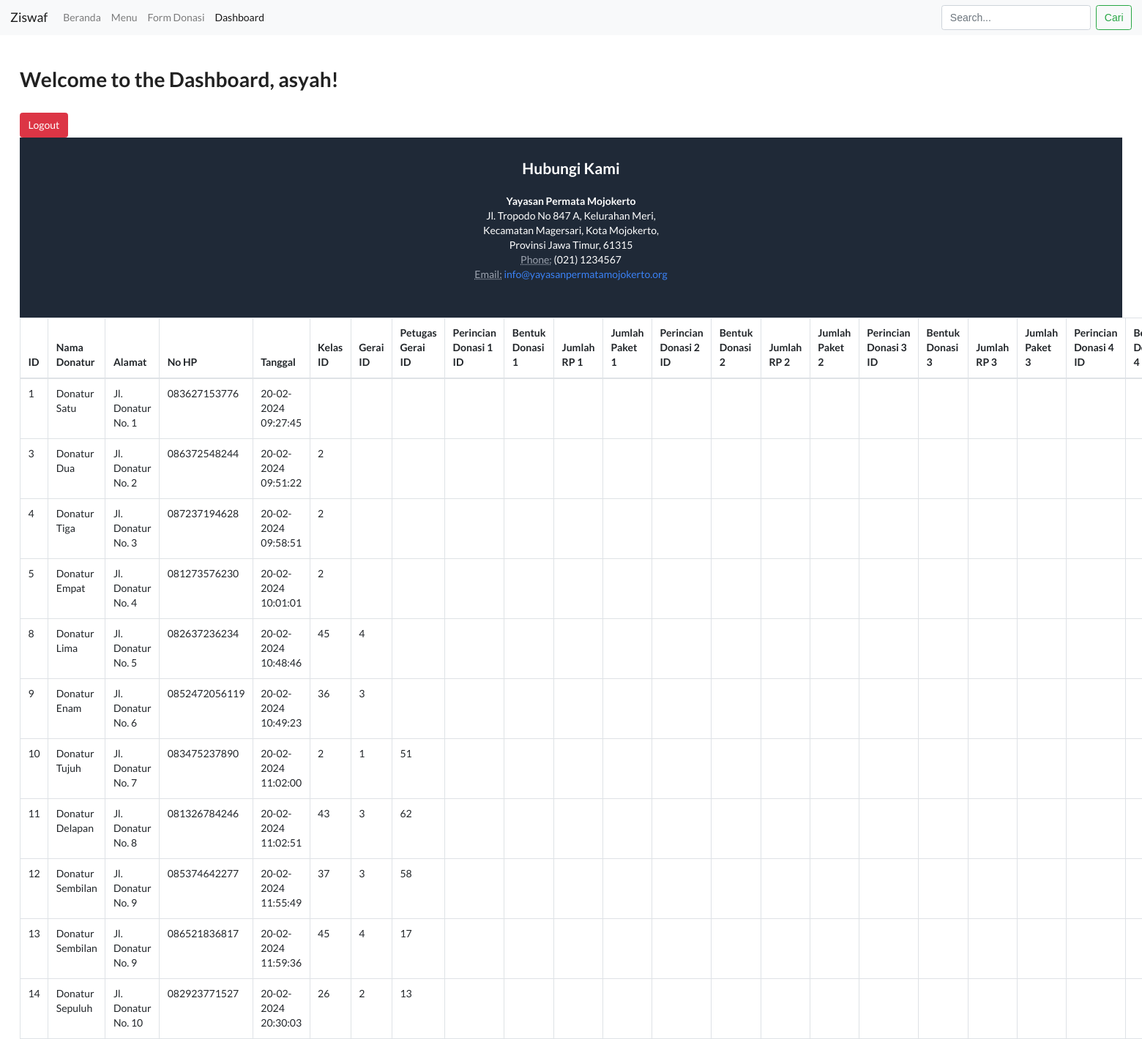
/dashboard.php (signed in), run on the app's committed database.
### tables this page shows
CREATE TABLE IF NOT EXISTS `donasi` (
`id` int(11) NOT NULL,
  `nama_donatur` varchar(255) NOT NULL,
  `alamat` text NOT NULL,
  `no_hp` varchar(30) NOT NULL,
  `tanggal` datetime NOT NULL,
  `kelas_id` int(11) DEFAULT NULL,
  `gerai_id` int(11) DEFAULT NULL,
  `petugas_gerai_id` int(11) DEFAULT NULL,
  `perincian_donasi_1_id` int(11) DEFAULT NULL,
  `bentuk_donasi_1` varchar(50) DEFAULT NULL,
  `jumlah_rp_1` int(11) DEFAULT NULL,
  `jumlah_paket_1` int(11) DEFAULT NULL,
  `perincian_donasi_2_id` int(11) DEFAULT NULL,
  `bentuk_donasi_2` varchar(50) DEFAULT NULL,
  `jumlah_rp_2` int(11) DEFAULT NULL,
  `jumlah_paket_2` int(11) DEFAULT NULL,
  `perincian_donasi_3_id` int(11) DEFAULT NULL,
  `bentuk_donasi_3` varchar(50) DEFAULT NULL,
  `jumlah_rp_3` int(11) DEFAULT NULL,
  `jumlah_paket_3` int(11) DEFAULT NULL,
  `perincian_donasi_4_id` int(11) DEFAULT NULL,
  `bentuk_donasi_4` varchar(50) DEFAULT NULL,
  `jumlah_rp_4` int(11) DEFAULT NULL,
  `jumlah_paket_4` int(11) DEFAULT NULL,
  `perincian_donasi_5_id` int(11) DEFAULT NULL,
  `bentuk_donasi_5` varchar(50) DEFAULT NULL,
  `jumlah_rp_5` int(11) DEFAULT NULL,
  `jumlah_paket_5` int(11) DEFAULT NULL,
  `cara_pembayaran` varchar(50) DEFAULT NULL,
  `bukti_pembayaran` text,
  `total_rp` int(11) DEFAULT NULL,
  `total_paket` int(11) DEFAULT NULL,
  `keterangan` text
);

### dashboard.php (the view, shortened to what this page needs)
<?php
$servername = "localhost";
$username = "root";
$password = "";
$dbname = "dbaseziswaf";
$conn = new mysqli($servername, $username, $password, $dbname);
$sql = "SELECT * FROM donasi";
$result = mysqli_query($conn, $sql);
?>
<!DOCTYPE html>
<html>
<head>
    <link rel="stylesheet" href="https://cdn.jsdelivr.net/npm/bootstrap@4.5.2/dist/css/bootstrap.min.css">
    <link rel="stylesheet" href="https://stackpath.bootstrapcdn.com/bootstrap/4.4.1/css/bootstrap.min.css">
    <link rel="stylesheet" href="https://stackpath.bootstrapcdn.com/bootstrap/4.5.2/css/bootstrap.min.css">
    <link rel="stylesheet" href="https://cdn.jsdelivr.net/npm/tailwindcss@2.0.2/dist/tailwind.min.css">
    <link rel="stylesheet" href=" https://cdn.jsdelivr.net/npm/semantic-ui@2.4.2/dist/semantic.min.css">
</head>
<body>
    <nav class="navbar navbar-expand-lg navbar-light bg-light">
        <a class="navbar-brand" href="#">Ziswaf</a>
            <ul class="navbar-nav">
                <li class="nav-item">
                    <a class="nav-link" href="index.php">Beranda</a>
                </li>
                <li class="nav-item">
                    <a class="nav-link" href="menu.php">Menu</a>
                </li>
                <li class="nav-item">
                    <a class="nav-link" href="form_donasi.php">Form Donasi</a>
                </li>
                <li class="nav-item active">
                    <a class="nav-link" href="dashboard_signup.php">Dashboard <span class="sr-only">(current)</span></a>
                </li>
            </ul>
        <div class="collapse navbar-collapse" id="navbarNav">
            <form class="form-inline ml-auto">
                <input class="form-control mr-sm-2" type="text" placeholder="Search...">
                <button class="btn btn-outline-success my-2 my-sm-0" type="submit">Cari</button>
            </form>
        </div>
    </nav>
    <div class="container mt-5">
        <h1>Welcome to the Dashboard, <?php echo $_SESSION['username']; ?>!</h1>
        <table class="table table-bordered">
            <thead>
                <tr>
                    <th>ID</th>
                    <th>Nama Donatur</th>
                    <th>Alamat</th>
                    <th>No HP</th>
                    <th>Tanggal</th>
                    <th>Kelas ID</th>
                    <th>Gerai ID</th>
                    <th>Petugas Gerai ID</th>
                    <th>Perincian Donasi 1 ID</th>
                    <th>Bentuk Donasi 1</th>
                    <th>Jumlah RP 1</th>
                    <th>Jumlah Paket 1</th>
                    <th>Perincian Donasi 2 ID</th>
                    <th>Bentuk Donasi 2</th>
                    <th>Jumlah RP 2</th>
                    <th>Jumlah Paket 2</th>
                    <th>Perincian Donasi 3 ID</th>
                    <th>Bentuk Donasi 3</th>
                    <th>Jumlah RP 3</th>
                    <th>Jumlah Paket 3</th>
                    <th>Perincian Donasi 4 ID</th>
                    <th>Bentuk Donasi 4</th>
                </tr>
            </thead>
            <tbody>
                <?php
                if (mysqli_num_rows($result) > 0) {
                    while ($row = mysqli_fetch_assoc($result)) {
                        echo "<tr>";
                        echo "<td>" . $row['id'] . "</td>";
                        echo "<td>" . $row['nama_donatur'] . "</td>";
                        echo "<td>" . $row['alamat'] . "</td>";
                        echo "<td>" . $row['no_hp'] . "</td>";
                        echo "<td>" . date('d-m-Y H:i:s', strtotime($row['tanggal'])) . "</td>";
                        echo "<td>" . $row['kelas_id'] . "</td>";
                        echo "<td>" . $row['gerai_id'] . "</td>";
                        echo "<td>" . $row['petugas_gerai_id'] . "</td>";
                        echo "<td>" . $row['perincian_donasi_1_id'] . "</td>";
                        echo "<td>" . $row['bentuk_donasi_1'] . "</td>";
                        echo "<td>" . $row['jumlah_rp_1'] . "</td>";
                        echo "<td>" . $row['jumlah_paket_1'] . "</td>";
                        echo "<td>" . $row['perincian_donasi_2_id'] . "</td>";
                        echo "<td>" . $row['bentuk_donasi_2'] . "</td>";
                        echo "<td>" . $row['jumlah_rp_2'] . "</td>";
                        echo "<td>" . $row['jumlah_paket_2'] . "</td>";
                        echo "<td>" . $row['perincian_donasi_3_id'] . "</td>";
                        echo "<td>" . $row['bentuk_donasi_3'] . "</td>";
                        echo "<td>" . $row['jumlah_rp_3'] . "</td>";
                        echo "<td>" . $row['jumlah_paket_3'] . "</td>";
                        echo "<td>" . $row['perincian_donasi_4_id'] . "</td>";
                        echo "<td>" . $row['bentuk_donasi_4'] . "</td>";
                        echo "</tr>";
                    }
                } else {
                    echo "<tr><td colspan='30'>No data found</td></tr>";
                }
                ?>
            </tbody>
        <a href="logout.php" class="btn btn-danger mt-3">Logout</a>
    </div>
    <footer class="bg-gray-800 text-white p-8">
    <h5 class="text-2xl font-bold mb-4">Hubungi Kami</h5>
    <address class="mb-4">
        <strong class="block">Yayasan Permata Mojokerto</strong>
        Jl. Tropodo No 847 A, Kelurahan Meri, <br>
        Kecamatan Magersari, Kota Mojokerto, <br>
        Provinsi Jawa Timur, 61315 <br>
        <abbr title="Phone" class="text-gray-400">Phone:</abbr> (021) 1234567<br>
        <abbr title="Email" class="text-gray-400">Email:</abbr> <a href="mailto:info@yayasanpermatamojokerto.org" class="text-blue-500 hover:underline">info@yayasanpermatamojokerto.org</a>
    </address>
    </footer>
</body>
</html>

### dashboard.php (style rules this page uses)
footer { bottom: 0; width: 100%; background-color: #f8f9fa; padding: 10px; text-align: center; }

### data on the page
donasi: id "1", nama_donatur "Donatur Satu", alamat "Jl. Donatur No. 1", no_hp "083627153776", tanggal "20-02-2024 09:27:45"
donasi: id "3", nama_donatur "Donatur Dua", alamat "Jl. Donatur No. 2", no_hp "086372548244", tanggal "20-02-2024 09:51:22", kelas "2"
donasi: id "4", nama_donatur "Donatur Tiga", alamat "Jl. Donatur No. 3", no_hp "087237194628", tanggal "20-02-2024 09:58:51", kelas "2"
donasi: id "5", nama_donatur "Donatur Empat", alamat "Jl. Donatur No. 4", no_hp "081273576230", tanggal "20-02-2024 10:01:01", kelas "2"
donasi: id "8", nama_donatur "Donatur Lima", alamat "Jl. Donatur No. 5", no_hp "082637236234", tanggal "20-02-2024 10:48:46", kelas "45", gerai "4"
donasi: id "9", nama_donatur "Donatur Enam", alamat "Jl. Donatur No. 6", no_hp "0852472056119", tanggal "20-02-2024 10:49:23", kelas "36", gerai "3"
donasi: id "10", nama_donatur "Donatur Tujuh", alamat "Jl. Donatur No. 7", no_hp "083475237890", tanggal "20-02-2024 11:02:00", kelas "2", gerai "1", petugas_gerai "51"
donasi: id "11", nama_donatur "Donatur Delapan", alamat "Jl. Donatur No. 8", no_hp "081326784246", tanggal "20-02-2024 11:02:51", kelas "43", gerai "3", petugas_gerai "62"
donasi: id "12", nama_donatur "Donatur Sembilan", alamat "Jl. Donatur No. 9", no_hp "085374642277", tanggal "20-02-2024 11:55:49", kelas "37", gerai "3", petugas_gerai "58"
donasi: id "13", nama_donatur "Donatur Sembilan", alamat "Jl. Donatur No. 9", no_hp "086521836817", tanggal "20-02-2024 11:59:36", kelas "45", gerai "4", petugas_gerai "17"
donasi: id "14", nama_donatur "Donatur Sepuluh", alamat "Jl. Donatur No. 10", no_hp "082923771527", tanggal "20-02-2024 20:30:03", kelas "26", gerai "2", petugas_gerai "13"

### other printed values
$_SESSION['username'] "asyah"
